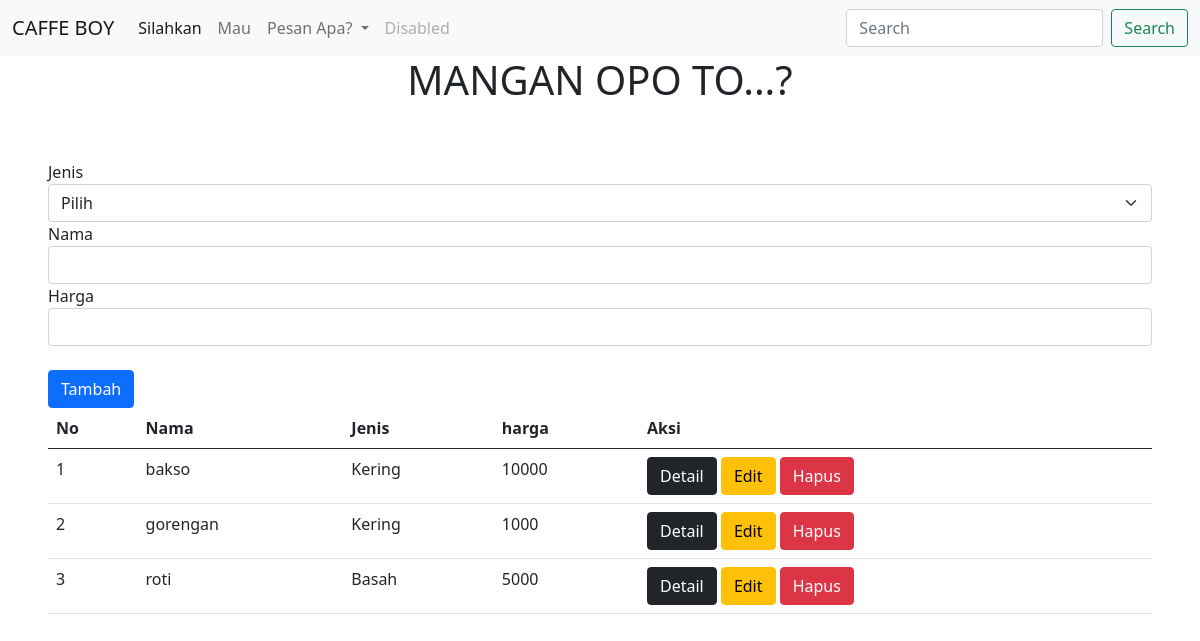
Before: / with the older database file.
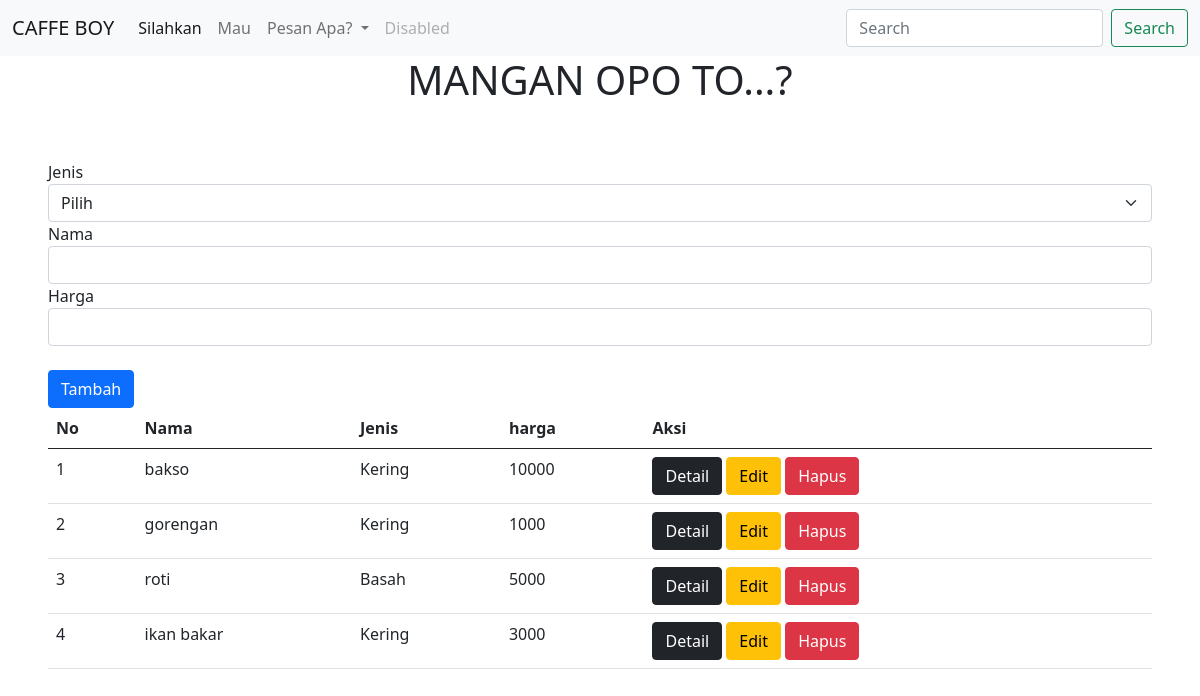
After: the same page with the newer database file.
### makanan/models.py (models this page shows)
class makanan(models.Model):
    jenis = models.CharField(max_length=255)
    nama = CharField(max_length=255)
    harga = models.IntegerField()

### makanan/views.py (the view)
# urls.py: path('', views.readMakanan, name='readMakanan'),
def readMakanan(req):
    if req.POST:
        input_jenis = req.POST["jenis"]
        input_nama = req.POST["nama"]
        input_harga = req.POST["harga"]
        models.makanan.objects.create(jenis = input_jenis, nama= input_nama, harga = input_harga)
    data = models.makanan.objects.all()
    return render(req, "makanan/index.html", {
        "data": data,
    })

### templates/makanan/index.html (shortened to what this page needs)
<!DOCTYPE html>
<html lang="en">
<head>
    <link href="https://cdn.jsdelivr.net/npm/bootstrap@5.0.2/dist/css/bootstrap.min.css" rel="stylesheet">
</head>
<body>
    <section>
        <nav class="navbar navbar-expand-lg navbar-light bg-light">
            <div class="container-fluid">
              <a class="navbar-brand" href="#">CAFFE BOY</a>
              <div class="collapse navbar-collapse" id="navbarSupportedContent">
                <ul class="navbar-nav me-auto mb-2 mb-lg-0">
                  <li class="nav-item">
                    <a class="nav-link active" aria-current="page" href="#">Silahkan</a>
                  </li>
                  <li class="nav-item">
                    <a class="nav-link" href="#">Mau</a>
                  </li>
                  <li class="nav-item dropdown">
                    <a class="nav-link dropdown-toggle" href="#" id="navbarDropdown" role="button" data-bs-toggle="dropdown" aria-expanded="false">
                      Pesan Apa?
                    </a>
                  </li>
                  <li class="nav-item">
                    <a class="nav-link disabled">Disabled</a>
                  </li>
                </ul>
                <form class="d-flex">
                  <input class="form-control me-2" type="search" placeholder="Search" aria-label="Search">
                  <button class="btn btn-outline-success" type="submit">Search</button>
                </form>
              </div>
            </div>
          </nav>
    </section>
    <div class="container text-center">
      <h1>MANGAN OPO TO...?</h1>
  </div>
   <div class="p-5">
        <form action="" method="POST">
            <label>Jenis</label>
            <select class="form-select" name="jenis">
                <option selected>Pilih</option>
            </select>
            <label>Nama</label>
            <input type="text" name="nama" class="form-control">
            <label>Harga</label>
            <input type="text" name="harga" class="form-control"><br>
            <button type="submit" class="btn btn-primary">Tambah</button>
        </form>
        <div>
            <table class="table">
                <thead>
                    <th>No</th>
                    <th>Nama</th>
                    <th>Jenis</th>
                    <th>harga</th>
                    <th>Aksi</th>
                </thead>
                <tbody>
                    {% for d in data%}
                    <tr>
                        <td>{{forloop.counter}}</td>
                        <td>{{d.nama}}</td>
                        <td>{{d.jenis}}</td>
                        <td>{{d.harga}}</td>
                        <td>
                            <a href="detail/{{d.id}}" class="btn btn-dark">Detail</a>
                            <a href="edit/{{d.id}}" class="btn btn-warning">Edit</a>
                            <a href="hapus/{{d.id}}" class="btn btn-danger">Hapus</a>
                        </td>
                    </tr>
                    {% endfor %}
                </tbody>
            </table>
        </div>
   </div>
</body>
</html>

Changed rows visible on the page:
added makanan: nama "ikan bakar", jenis "Kering", harga "3000"
